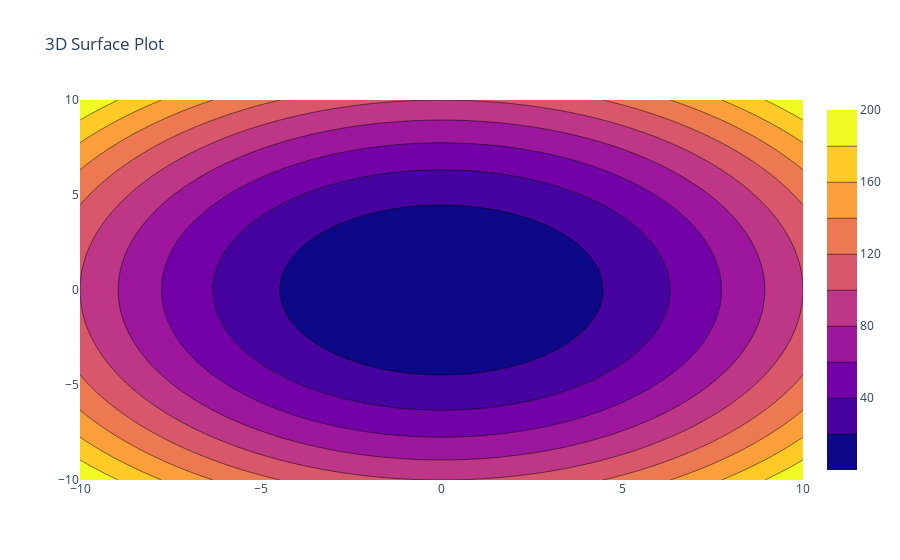

Notebook code for this chart:
### Code cell
x =np.linspace(-10,10,100)
y =np.linspace(-10,10,100)

xx,yy=np.meshgrid(x,y)

z = xx**2 + yy**2
#z =np.sin(xx) + np.tan(yy)

trace =go.Contour(x=x,y=y,z=z)
data =[trace]

layout = go.Layout(title='3D Surface Plot')



fig= go.Figure(data=data,layout=layout)
fig.show()
